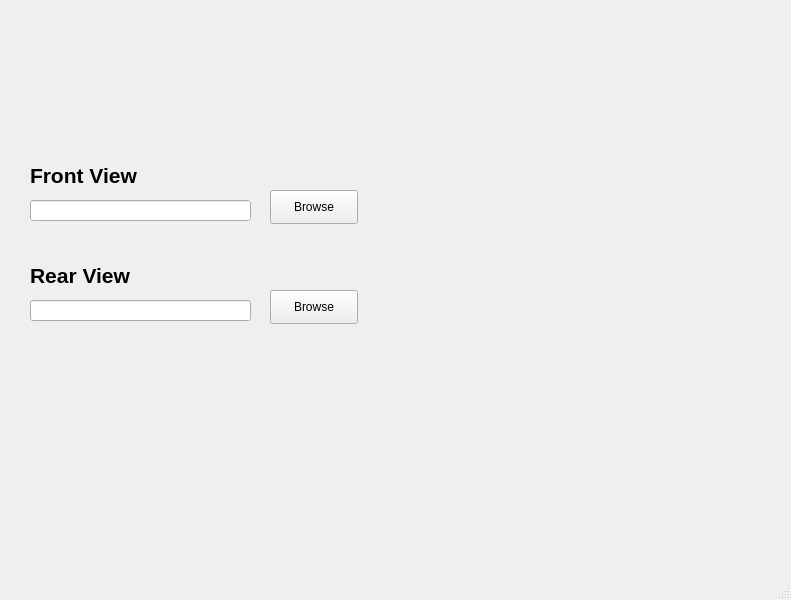
<?xml version="1.0" encoding="UTF-8"?>
<ui version="4.0">
 <class>MainWindow</class>
 <widget class="QMainWindow" name="MainWindow">
  <property name="geometry">
   <rect>
    <x>0</x>
    <y>0</y>
    <width>791</width>
    <height>600</height>
   </rect>
  </property>
  <property name="acceptDrops">
   <bool>false</bool>
  </property>
  <property name="windowTitle">
   <string>MainWindow</string>
  </property>
  <property name="windowIcon">
   <iconset>
    <normaloff>../Assets/Logo.png</normaloff>../Assets/Logo.png</iconset>
  </property>
  <property name="autoFillBackground">
   <bool>false</bool>
  </property>
  <widget class="QWidget" name="centralwidget">
   <widget class="QLabel" name="label">
    <property name="geometry">
     <rect>
      <x>0</x>
      <y>0</y>
      <width>791</width>
      <height>91</height>
     </rect>
    </property>
    <property name="text">
     <string/>
    </property>
    <property name="pixmap">
     <pixmap>../Assets/Logo.png</pixmap>
    </property>
   </widget>
   <widget class="QLabel" name="label_2">
    <property name="geometry">
     <rect>
      <x>30</x>
      <y>160</y>
      <width>111</width>
      <height>31</height>
     </rect>
    </property>
    <property name="font">
     <font>
      <family>Ubuntu</family>
      <pointsize>16</pointsize>
      <weight>75</weight>
      <bold>true</bold>
     </font>
    </property>
    <property name="text">
     <string>Front View</string>
    </property>
   </widget>
   <widget class="QLabel" name="label_3">
    <property name="geometry">
     <rect>
      <x>30</x>
      <y>260</y>
      <width>111</width>
      <height>31</height>
     </rect>
    </property>
    <property name="font">
     <font>
      <family>Ubuntu</family>
      <pointsize>16</pointsize>
      <weight>75</weight>
      <bold>true</bold>
     </font>
    </property>
    <property name="text">
     <string>Rear View</string>
    </property>
   </widget>
   <widget class="QLineEdit" name="lineEdit">
    <property name="geometry">
     <rect>
      <x>30</x>
      <y>200</y>
      <width>221</width>
      <height>21</height>
     </rect>
    </property>
    <property name="autoFillBackground">
     <bool>true</bool>
    </property>
    <property name="frame">
     <bool>true</bool>
    </property>
   </widget>
   <widget class="QLineEdit" name="lineEdit_2">
    <property name="geometry">
     <rect>
      <x>30</x>
      <y>300</y>
      <width>221</width>
      <height>21</height>
     </rect>
    </property>
    <property name="autoFillBackground">
     <bool>false</bool>
    </property>
    <property name="styleSheet">
     <string notr="true">lineEdit-&gt;setStyleSheet(&quot;border: 5px rgb(255, 255, 255)&quot;)</string>
    </property>
    <property name="frame">
     <bool>true</bool>
    </property>
   </widget>
   <widget class="QPushButton" name="pushButton">
    <property name="geometry">
     <rect>
      <x>270</x>
      <y>190</y>
      <width>88</width>
      <height>34</height>
     </rect>
    </property>
    <property name="text">
     <string>Browse</string>
    </property>
   </widget>
   <widget class="QPushButton" name="pushButton_2">
    <property name="geometry">
     <rect>
      <x>270</x>
      <y>290</y>
      <width>88</width>
      <height>34</height>
     </rect>
    </property>
    <property name="text">
     <string>Browse</string>
    </property>
   </widget>
  </widget>
  <widget class="QStatusBar" name="statusbar"/>
 </widget>
 <resources/>
 <connections/>
</ui>
